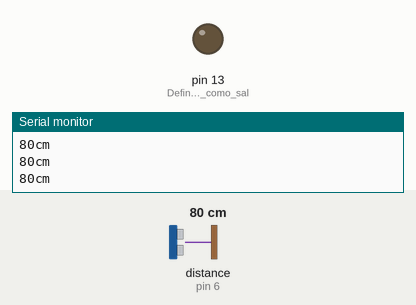
Simulated run of this sketch. Board: Arduino Uno, built with avr-gcc and run on an emulated ATmega328P. Shown: output pins drawn as LEDs (lit = HIGH), the last lines printed to the serial monitor. Wiring (inferred from the names in the program): ultrasonic range finder: trigger pin 7; echo pin 6. The inputs (shaded band) are chosen by the test bench; at power-on: distance to the obstacle (sensor on pin 6) 80 cm. The echo pulse lasts 58.3 µs per cm; pins used as bus, display or sensor lines are not drawn.

Above: at 1.2 s.
1.3 s: distance to the obstacle (sensor on pin 6) set to 13 cm
2.8 s: distance to the obstacle (sensor on pin 6) set to 10 cm
At 3.8 s:
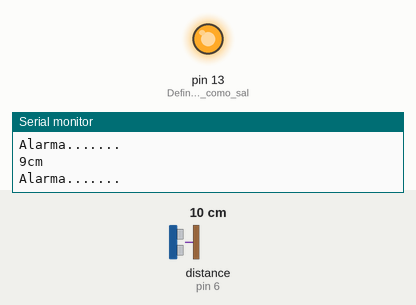
4.3 s: distance to the obstacle (sensor on pin 6) set to 18 cm
At 5.2 s:
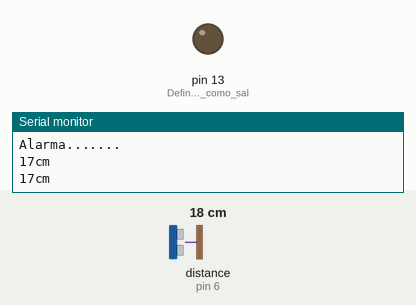
5.9 s: distance to the obstacle (sensor on pin 6) set to 2 cm
At 6.7 s:
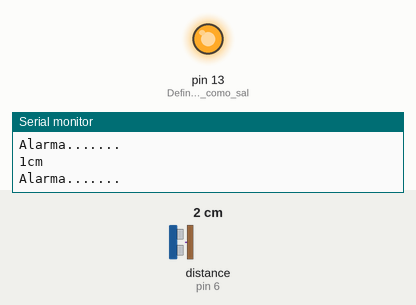
Timing chart, 0 to 8.5 s (numbered marks = the images above; inputs shaded):
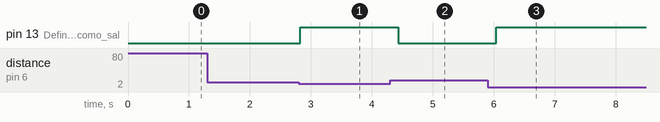

Measured:
- the behaviour switches between 12 and 11 cm on distance to the obstacle (sensor on pin 6) (found by bisection; images 0 and 1)
- after the input at 2.8 s, pin 13 (Define_el_pin_13_como_sal): LOW → HIGH at once
- after the input at 4.3 s, pin 13 (Define_el_pin_13_como_sal): HIGH → LOW after 0.13 s
- after the input at 5.9 s, pin 13 (Define_el_pin_13_como_sal): LOW → HIGH after 0.14 s

The sketch:

ir_distancias_y_salta_alarma_si_esta_muy_serca_con_el_ultras.ino
```cpp
/*
Sensor de proximidad y al ser inferior a 10cm
envia un pulso de alarma por  el pin 13

 HC-SR04 conexiones:
  VCC al arduino 5v
  GND al arduino GND
  Echo al Arduino pin 6
  Trig al Arduino pin 7
   */

#define Pecho 6
#define Ptrig 7
long duracion, distancia;

void setup() {
  Serial.begin (9600);       // inicializa el puerto seria a 9600 baudios
  pinMode(Pecho, INPUT);     // define el pin 6 como entrada (echo)
  pinMode(Ptrig, OUTPUT);    // define el pin 7 como salida  (triger)
  pinMode(13, 1);            // Define el pin 13 como salida
  }

void loop() {

  digitalWrite(Ptrig, LOW);
  delayMicroseconds(2);
  digitalWrite(Ptrig, HIGH);   // genera el pulso de triger por 10ms
  delayMicroseconds(10);
  digitalWrite(Ptrig, LOW);

  duracion = pulseIn(Pecho, HIGH);
  distancia = (duracion/2) / 29;            // calcula la distancia en centimetros

  if (distancia >= 500 || distancia <= 0){  // si la distancia es mayor a 500cm o menor a 0cm
    Serial.println("---");                  // no mide nada
  }
  else {
    Serial.print(distancia);           // envia el valor de la distancia por el puerto serial
    Serial.println("cm");              // le coloca a la distancia los centimetros "cm"
    digitalWrite(13, 0);               // en bajo el pin 13
  }

   if (distancia <= 10 && distancia >= 1){
    digitalWrite(13, 1);                     // en alto el pin 13 si la distancia es menor a 10cm
    Serial.println("Alarma.......");         // envia la palabra Alarma por el puerto serial
  }
  delay(400);                                // espera 400ms para que se logre ver la distancia en la consola
}
```
